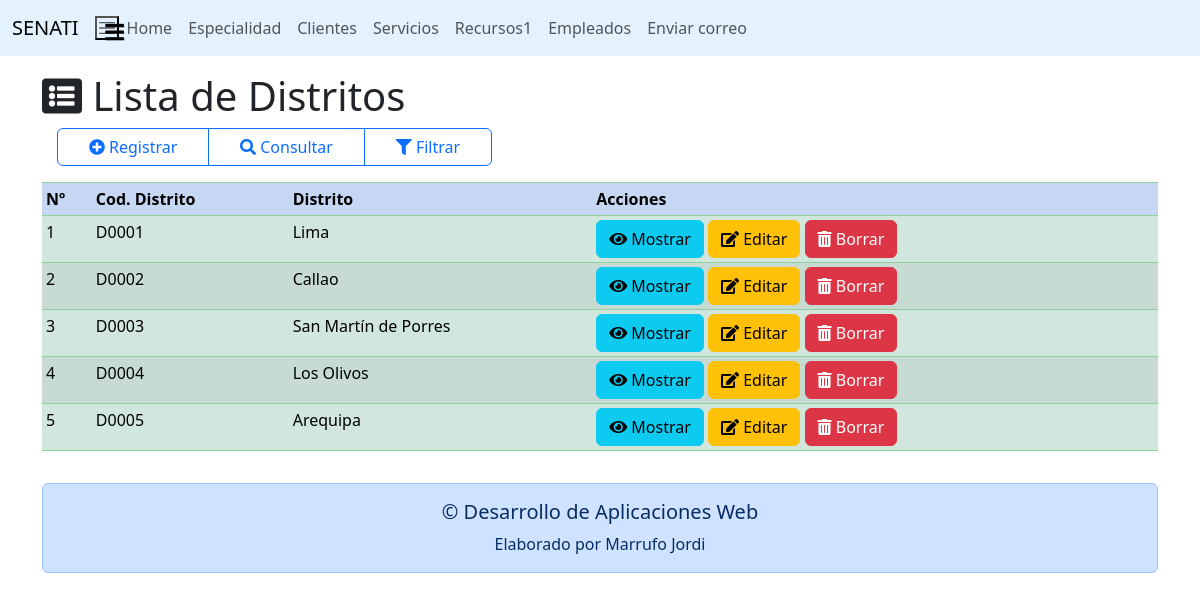
/paginas/vista/listar_distrito.php, run on the app's committed database.
### tables this page shows
CREATE TABLE IF NOT EXISTS tb_distrito (
    codigo_distrito CHAR(5) NOT NULL PRIMARY KEY,
    distrito VARCHAR(50) NOT NULL,
    distrito_codigo_provincia CHAR(5) NOT NULL,
    FOREIGN KEY (distrito_codigo_provincia) REFERENCES tb_provincia (codigo_provincia)
);

### paginas/modelo/cruddistrito.php (called while the page is built, shortened)
<?php
class CRUDDistrito extends Conexion
{
    public function ListarDistritos()
    {
        $arr_distritos = null;
        try {
            $cn = $this->Conectar();
            $sql = "CALL sp_ListarDistrito()";
            $snt = $cn->prepare($sql);
            $snt->execute();
            $arr_distritos = $snt->fetchAll(PDO::FETCH_OBJ);
        } catch (PDOException $e) {
            throw new Exception("Error al listar los distritos: " . $e->getMessage());
        }
        return $arr_distritos;
    }
}
?>

### paginas/vista/listar_distrito.php (the view, shortened to what this page needs)
<!DOCTYPE html>
<html lang="es">
<head>
    <link rel="stylesheet" href="https://stackpath.bootstrapcdn.com/bootstrap/4.5.2/css/bootstrap.min.css">
</head>
<body>
    <?php
        include("../includes/cabecera.php");
        include("../includes/menu.php");
        $cruddistrito = new CRUDDistrito();
        $rs_dist = $cruddistrito->ListarDistritos();
    ?>
    <div class="container mt-3">
        <header>
            <h1><i class="fas fa-list-alt"></i> Lista de Distritos</h1>
        </header>
        <nav>
            <div class="btn-group col-md-5" role="group">
                <a href="registrar_distrito.php" class="btn btn-outline-primary">
                    <i class="fas fa-plus-circle"></i> Registrar
                </a>
                <a href="consultar_distrito.php" class="btn btn-outline-primary">
                    <i class="fas fa-search"></i> Consultar
                </a>
                <a href="filtrar_distrito.php" class="btn btn-outline-primary">
                    <i class="fas fa-filter"></i> Filtrar
                </a>
            </div>
        </nav>
        <section>
            <article>
                <div class="row justify-content-center mt-3">
                    <div class="col-md-12">
                        <table class="table table-hover table-sm table-success table-striped">
                            <tr class="table-primary">
                                <th>Nº</th>
                                <th>Cod. Distrito</th>
                                <th>Distrito</th>
                                <th class="acciones">Acciones</th>
                            </tr>
                            <?php
                                $i = 0;
                                foreach ($rs_dist as $dist) {
                                    $i++;
                            ?>
                            <tr class="reg_distrito">
                                <td><?=$i?></td>
                                <td class="coddist"><?=$dist->codigo_distrito?></td>
                                <td class="dist"><?=$dist->distrito?></td>
                                <td>
                                    <a href="#" class="btn btn-info btn_mostrar" data-coddist="<?=$dist->codigo_distrito?>"><i class="fas fa-eye"></i> Mostrar</a>
                                    <a href="editar_distrito.php?coddist=<?=$dist->codigo_distrito?>" class="btn btn-warning"><i class="fas fa-edit"></i> Editar</a>
                                    <a href="#" class="btn btn-danger btn_borrar"><i class="fas fa-trash-alt"></i> Borrar</a>
                                </td>
                            </tr>
                            <?php
                                }
                            ?>
                        </table>
                    </div>
                </div>
            </article>
        </section>
        <?php
            include("../includes/pie.php");
        ?>
    </div>
</body>
</html>

### data on the page
tb_distrito: codigo_distrito "D0001", distrito "Lima"
tb_distrito: codigo_distrito "D0002", distrito "Callao"
tb_distrito: codigo_distrito "D0003", distrito "San Martín de Porres"
tb_distrito: codigo_distrito "D0004", distrito "Los Olivos"
tb_distrito: codigo_distrito "D0005", distrito "Arequipa"
